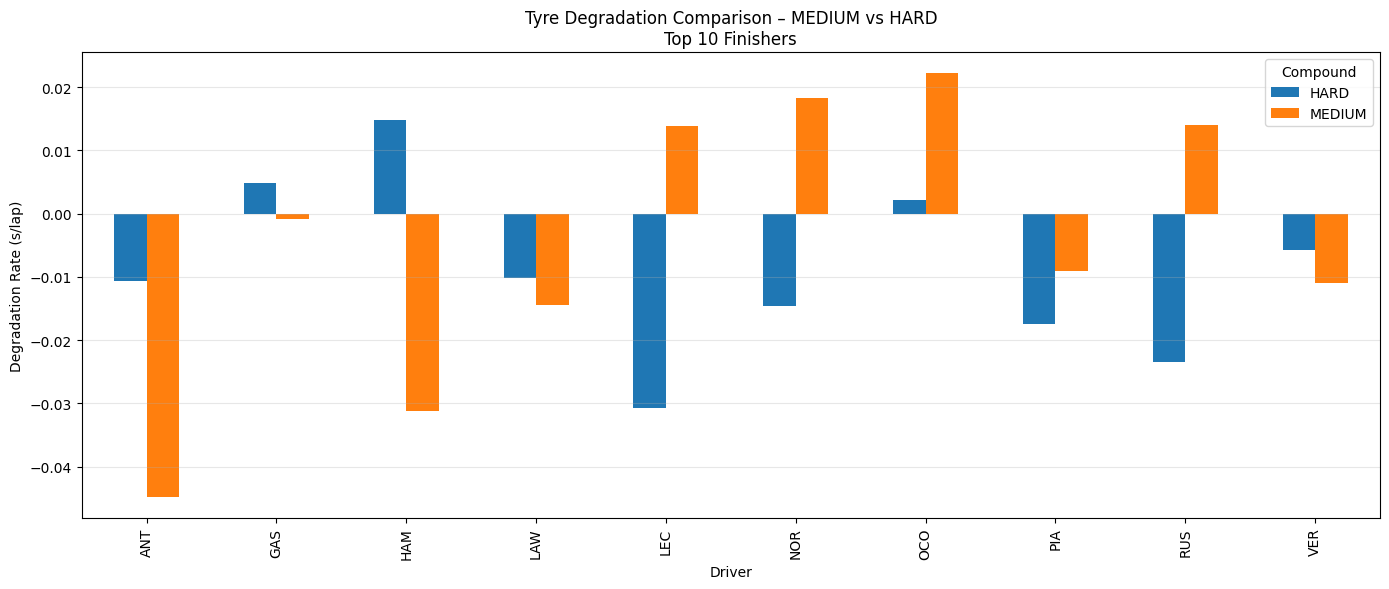

Reproduce this figure in Python.
import fastf1, os
import pandas as pd
import numpy as np
import matplotlib.pyplot as plt
from pathlib import Path

# ===== CONFIG =====
YEAR = 2026
GP = "Japan"
SESSION = "R"
COMPOUNDS = ["MEDIUM", "HARD"]
TOP_N = 10
CACHE_DIR = Path("/content/fastf1_cache")

# ===== CACHE =====
CACHE_DIR.mkdir(parents=True, exist_ok=True)
fastf1.Cache.enable_cache(CACHE_DIR)

# ===== LOAD =====
session = fastf1.get_session(YEAR, GP, SESSION)
session.load()

laps = session.laps
laps = laps[laps["IsAccurate"]].copy()
laps["LapTimeSec"] = laps["LapTime"].dt.total_seconds()

drivers = (
    session.results
    .sort_values("Position")
    .head(TOP_N)["Abbreviation"]
    .tolist()
)

laps = laps[
    laps["Driver"].isin(drivers) &
    laps["PitInTime"].isna() &
    laps["PitOutTime"].isna() &
    laps["Compound"].isin(COMPOUNDS)
]

# ===== REMOVE OUTLIERS (IQR per driver, compound, stint) =====
clean = []

for (d, c, s), dl in laps.groupby(["Driver","Compound","Stint"]):
    if len(dl) < 5:
        continue
    q1, q3 = dl["LapTimeSec"].quantile([0.25, 0.75])
    iqr = q3 - q1
    dl = dl[(dl["LapTimeSec"] >= q1-1.5*iqr) & (dl["LapTimeSec"] <= q3+1.5*iqr)]
    clean.append(dl)

clean = pd.concat(clean)

# ===== CALCULATE DEGRADATION SLOPE =====
records = []

for (d, c), dl in clean.groupby(["Driver","Compound"]):
    stint_id = dl.groupby("Stint").size().idxmax()
    st = dl[dl["Stint"] == stint_id]
    if len(st) < 5:
        continue
    slope = np.polyfit(st["TyreLife"], st["LapTimeSec"], 1)[0]
    records.append({"Driver": d, "Compound": c, "Degradation_s_per_lap": slope})

deg = pd.DataFrame(records)

# ===== PLOT =====
pivot = deg.pivot(index="Driver", columns="Compound", values="Degradation_s_per_lap")
pivot.plot(kind="bar", figsize=(14,6))

plt.title("Tyre Degradation Comparison – MEDIUM vs HARD\nTop 10 Finishers")
plt.ylabel("Degradation Rate (s/lap)")
plt.grid(axis="y", alpha=0.3)
plt.tight_layout()
plt.show()

pivot
